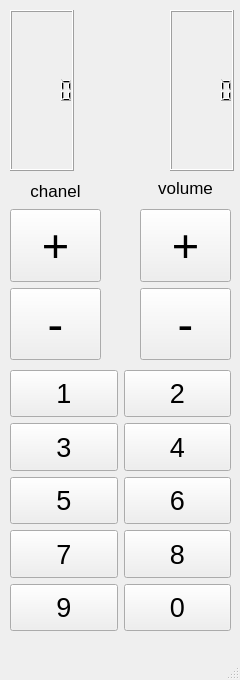
<?xml version="1.0" encoding="UTF-8"?>
<ui version="4.0">
 <class>MainWindow</class>
 <widget class="QMainWindow" name="MainWindow">
  <property name="geometry">
   <rect>
    <x>0</x>
    <y>0</y>
    <width>240</width>
    <height>680</height>
   </rect>
  </property>
  <property name="sizePolicy">
   <sizepolicy hsizetype="Fixed" vsizetype="Fixed">
    <horstretch>0</horstretch>
    <verstretch>0</verstretch>
   </sizepolicy>
  </property>
  <property name="minimumSize">
   <size>
    <width>240</width>
    <height>680</height>
   </size>
  </property>
  <property name="maximumSize">
   <size>
    <width>240</width>
    <height>680</height>
   </size>
  </property>
  <property name="windowTitle">
   <string>MainWindow</string>
  </property>
  <widget class="QWidget" name="centralwidget">
   <widget class="QWidget" name="gridLayoutWidget">
    <property name="geometry">
     <rect>
      <x>10</x>
      <y>370</y>
      <width>221</width>
      <height>261</height>
     </rect>
    </property>
    <layout class="QGridLayout" name="gridLayout">
     <item row="3" column="0">
      <widget class="QPushButton" name="pushButton_7">
       <property name="sizePolicy">
        <sizepolicy hsizetype="Minimum" vsizetype="Expanding">
         <horstretch>0</horstretch>
         <verstretch>0</verstretch>
        </sizepolicy>
       </property>
       <property name="font">
        <font>
         <pointsize>20</pointsize>
        </font>
       </property>
       <property name="text">
        <string>7</string>
       </property>
      </widget>
     </item>
     <item row="2" column="1">
      <widget class="QPushButton" name="pushButton_6">
       <property name="sizePolicy">
        <sizepolicy hsizetype="Minimum" vsizetype="Expanding">
         <horstretch>0</horstretch>
         <verstretch>0</verstretch>
        </sizepolicy>
       </property>
       <property name="font">
        <font>
         <pointsize>20</pointsize>
        </font>
       </property>
       <property name="text">
        <string>6</string>
       </property>
      </widget>
     </item>
     <item row="4" column="0">
      <widget class="QPushButton" name="pushButton_9">
       <property name="sizePolicy">
        <sizepolicy hsizetype="Minimum" vsizetype="Expanding">
         <horstretch>0</horstretch>
         <verstretch>0</verstretch>
        </sizepolicy>
       </property>
       <property name="font">
        <font>
         <pointsize>20</pointsize>
        </font>
       </property>
       <property name="text">
        <string>9</string>
       </property>
      </widget>
     </item>
     <item row="0" column="0">
      <widget class="QPushButton" name="pushButton_1">
       <property name="sizePolicy">
        <sizepolicy hsizetype="Minimum" vsizetype="Expanding">
         <horstretch>0</horstretch>
         <verstretch>0</verstretch>
        </sizepolicy>
       </property>
       <property name="font">
        <font>
         <pointsize>20</pointsize>
        </font>
       </property>
       <property name="text">
        <string>1</string>
       </property>
      </widget>
     </item>
     <item row="0" column="1">
      <widget class="QPushButton" name="pushButton_2">
       <property name="sizePolicy">
        <sizepolicy hsizetype="Minimum" vsizetype="Expanding">
         <horstretch>0</horstretch>
         <verstretch>0</verstretch>
        </sizepolicy>
       </property>
       <property name="font">
        <font>
         <pointsize>20</pointsize>
        </font>
       </property>
       <property name="text">
        <string>2</string>
       </property>
      </widget>
     </item>
     <item row="2" column="0">
      <widget class="QPushButton" name="pushButton_5">
       <property name="sizePolicy">
        <sizepolicy hsizetype="Minimum" vsizetype="Expanding">
         <horstretch>0</horstretch>
         <verstretch>0</verstretch>
        </sizepolicy>
       </property>
       <property name="font">
        <font>
         <pointsize>20</pointsize>
        </font>
       </property>
       <property name="text">
        <string>5</string>
       </property>
      </widget>
     </item>
     <item row="1" column="1">
      <widget class="QPushButton" name="pushButton_4">
       <property name="sizePolicy">
        <sizepolicy hsizetype="Minimum" vsizetype="Expanding">
         <horstretch>0</horstretch>
         <verstretch>0</verstretch>
        </sizepolicy>
       </property>
       <property name="font">
        <font>
         <pointsize>20</pointsize>
        </font>
       </property>
       <property name="text">
        <string>4</string>
       </property>
      </widget>
     </item>
     <item row="1" column="0">
      <widget class="QPushButton" name="pushButton_3">
       <property name="sizePolicy">
        <sizepolicy hsizetype="Minimum" vsizetype="Expanding">
         <horstretch>0</horstretch>
         <verstretch>0</verstretch>
        </sizepolicy>
       </property>
       <property name="font">
        <font>
         <pointsize>20</pointsize>
        </font>
       </property>
       <property name="text">
        <string>3</string>
       </property>
      </widget>
     </item>
     <item row="3" column="1">
      <widget class="QPushButton" name="pushButton_8">
       <property name="sizePolicy">
        <sizepolicy hsizetype="Minimum" vsizetype="Expanding">
         <horstretch>0</horstretch>
         <verstretch>0</verstretch>
        </sizepolicy>
       </property>
       <property name="font">
        <font>
         <pointsize>20</pointsize>
        </font>
       </property>
       <property name="text">
        <string>8</string>
       </property>
      </widget>
     </item>
     <item row="4" column="1">
      <widget class="QPushButton" name="pushButton_0">
       <property name="sizePolicy">
        <sizepolicy hsizetype="Minimum" vsizetype="Expanding">
         <horstretch>0</horstretch>
         <verstretch>0</verstretch>
        </sizepolicy>
       </property>
       <property name="font">
        <font>
         <pointsize>20</pointsize>
        </font>
       </property>
       <property name="text">
        <string>0</string>
       </property>
      </widget>
     </item>
    </layout>
   </widget>
   <widget class="QWidget" name="verticalLayoutWidget">
    <property name="geometry">
     <rect>
      <x>10</x>
      <y>209</y>
      <width>91</width>
      <height>151</height>
     </rect>
    </property>
    <layout class="QVBoxLayout" name="verticalLayout">
     <item>
      <widget class="QPushButton" name="pushButton_chanelUp">
       <property name="sizePolicy">
        <sizepolicy hsizetype="Minimum" vsizetype="Expanding">
         <horstretch>0</horstretch>
         <verstretch>0</verstretch>
        </sizepolicy>
       </property>
       <property name="font">
        <font>
         <pointsize>35</pointsize>
        </font>
       </property>
       <property name="text">
        <string>+</string>
       </property>
      </widget>
     </item>
     <item>
      <widget class="QPushButton" name="pushButton_chanelDown">
       <property name="sizePolicy">
        <sizepolicy hsizetype="Minimum" vsizetype="Expanding">
         <horstretch>0</horstretch>
         <verstretch>0</verstretch>
        </sizepolicy>
       </property>
       <property name="font">
        <font>
         <pointsize>35</pointsize>
        </font>
       </property>
       <property name="text">
        <string>-</string>
       </property>
      </widget>
     </item>
    </layout>
   </widget>
   <widget class="QWidget" name="verticalLayoutWidget_2">
    <property name="geometry">
     <rect>
      <x>140</x>
      <y>209</y>
      <width>91</width>
      <height>151</height>
     </rect>
    </property>
    <layout class="QVBoxLayout" name="verticalLayout_2">
     <item>
      <widget class="QPushButton" name="pushButton_volumeUp">
       <property name="sizePolicy">
        <sizepolicy hsizetype="Minimum" vsizetype="Expanding">
         <horstretch>0</horstretch>
         <verstretch>0</verstretch>
        </sizepolicy>
       </property>
       <property name="font">
        <font>
         <pointsize>35</pointsize>
        </font>
       </property>
       <property name="text">
        <string>+</string>
       </property>
      </widget>
     </item>
     <item>
      <widget class="QPushButton" name="pushButton_volumeDown">
       <property name="sizePolicy">
        <sizepolicy hsizetype="Minimum" vsizetype="Expanding">
         <horstretch>0</horstretch>
         <verstretch>0</verstretch>
        </sizepolicy>
       </property>
       <property name="font">
        <font>
         <pointsize>35</pointsize>
        </font>
       </property>
       <property name="text">
        <string>-</string>
       </property>
      </widget>
     </item>
    </layout>
   </widget>
   <widget class="QLabel" name="label">
    <property name="geometry">
     <rect>
      <x>10</x>
      <y>180</y>
      <width>91</width>
      <height>21</height>
     </rect>
    </property>
    <property name="font">
     <font>
      <pointsize>13</pointsize>
     </font>
    </property>
    <property name="text">
     <string>chanel</string>
    </property>
    <property name="alignment">
     <set>Qt::AlignCenter</set>
    </property>
   </widget>
   <widget class="QLabel" name="label_2">
    <property name="geometry">
     <rect>
      <x>140</x>
      <y>180</y>
      <width>91</width>
      <height>16</height>
     </rect>
    </property>
    <property name="sizePolicy">
     <sizepolicy hsizetype="Expanding" vsizetype="Expanding">
      <horstretch>0</horstretch>
      <verstretch>0</verstretch>
     </sizepolicy>
    </property>
    <property name="font">
     <font>
      <pointsize>13</pointsize>
     </font>
    </property>
    <property name="text">
     <string>volume</string>
    </property>
    <property name="alignment">
     <set>Qt::AlignCenter</set>
    </property>
   </widget>
   <widget class="QLCDNumber" name="lcdNumber">
    <property name="geometry">
     <rect>
      <x>10</x>
      <y>10</y>
      <width>64</width>
      <height>161</height>
     </rect>
    </property>
    <property name="font">
     <font>
      <pointsize>15</pointsize>
      <bold>true</bold>
     </font>
    </property>
   </widget>
   <widget class="QLCDNumber" name="lcdNumber_2">
    <property name="geometry">
     <rect>
      <x>170</x>
      <y>10</y>
      <width>64</width>
      <height>161</height>
     </rect>
    </property>
   </widget>
  </widget>
  <widget class="QMenuBar" name="menubar">
   <property name="geometry">
    <rect>
     <x>0</x>
     <y>0</y>
     <width>240</width>
     <height>22</height>
    </rect>
   </property>
  </widget>
  <widget class="QStatusBar" name="statusbar"/>
 </widget>
 <resources/>
 <connections>
  <connection>
   <sender>pushButton_chanelUp</sender>
   <signal>clicked()</signal>
   <receiver>MainWindow</receiver>
   <slot>ButtonCahnelPlus()</slot>
   <hints>
    <hint type="sourcelabel">
     <x>85</x>
     <y>247</y>
    </hint>
    <hint type="destinationlabel">
     <x>112</x>
     <y>248</y>
    </hint>
   </hints>
  </connection>
  <connection>
   <sender>pushButton_chanelDown</sender>
   <signal>clicked()</signal>
   <receiver>MainWindow</receiver>
   <slot>ButtonChanelMinus()</slot>
   <hints>
    <hint type="sourcelabel">
     <x>68</x>
     <y>332</y>
    </hint>
    <hint type="destinationlabel">
     <x>112</x>
     <y>331</y>
    </hint>
   </hints>
  </connection>
  <connection>
   <sender>pushButton_volumeUp</sender>
   <signal>clicked()</signal>
   <receiver>MainWindow</receiver>
   <slot>ButtonVolumePlus()</slot>
   <hints>
    <hint type="sourcelabel">
     <x>155</x>
     <y>275</y>
    </hint>
    <hint type="destinationlabel">
     <x>123</x>
     <y>278</y>
    </hint>
   </hints>
  </connection>
  <connection>
   <sender>pushButton_volumeDown</sender>
   <signal>clicked()</signal>
   <receiver>MainWindow</receiver>
   <slot>ButtonVolumeMinus()</slot>
   <hints>
    <hint type="sourcelabel">
     <x>157</x>
     <y>362</y>
    </hint>
    <hint type="destinationlabel">
     <x>123</x>
     <y>357</y>
    </hint>
   </hints>
  </connection>
  <connection>
   <sender>pushButton_1</sender>
   <signal>clicked()</signal>
   <receiver>MainWindow</receiver>
   <slot>ButtonOne()</slot>
   <hints>
    <hint type="sourcelabel">
     <x>98</x>
     <y>413</y>
    </hint>
    <hint type="destinationlabel">
     <x>121</x>
     <y>411</y>
    </hint>
   </hints>
  </connection>
  <connection>
   <sender>pushButton_2</sender>
   <signal>clicked()</signal>
   <receiver>MainWindow</receiver>
   <slot>ButtonTwo()</slot>
   <hints>
    <hint type="sourcelabel">
     <x>209</x>
     <y>417</y>
    </hint>
    <hint type="destinationlabel">
     <x>236</x>
     <y>414</y>
    </hint>
   </hints>
  </connection>
  <connection>
   <sender>pushButton_3</sender>
   <signal>clicked()</signal>
   <receiver>MainWindow</receiver>
   <slot>ButtonThree()</slot>
   <hints>
    <hint type="sourcelabel">
     <x>100</x>
     <y>463</y>
    </hint>
    <hint type="destinationlabel">
     <x>123</x>
     <y>462</y>
    </hint>
   </hints>
  </connection>
  <connection>
   <sender>pushButton_4</sender>
   <signal>clicked()</signal>
   <receiver>MainWindow</receiver>
   <slot>ButtonFour()</slot>
   <hints>
    <hint type="sourcelabel">
     <x>210</x>
     <y>470</y>
    </hint>
    <hint type="destinationlabel">
     <x>233</x>
     <y>466</y>
    </hint>
   </hints>
  </connection>
  <connection>
   <sender>pushButton_5</sender>
   <signal>clicked()</signal>
   <receiver>MainWindow</receiver>
   <slot>ButtonFive()</slot>
   <hints>
    <hint type="sourcelabel">
     <x>107</x>
     <y>519</y>
    </hint>
    <hint type="destinationlabel">
     <x>122</x>
     <y>517</y>
    </hint>
   </hints>
  </connection>
  <connection>
   <sender>pushButton_6</sender>
   <signal>clicked()</signal>
   <receiver>MainWindow</receiver>
   <slot>ButtonSix()</slot>
   <hints>
    <hint type="sourcelabel">
     <x>216</x>
     <y>522</y>
    </hint>
    <hint type="destinationlabel">
     <x>236</x>
     <y>517</y>
    </hint>
   </hints>
  </connection>
  <connection>
   <sender>pushButton_7</sender>
   <signal>clicked()</signal>
   <receiver>MainWindow</receiver>
   <slot>ButtonSeven()</slot>
   <hints>
    <hint type="sourcelabel">
     <x>96</x>
     <y>571</y>
    </hint>
    <hint type="destinationlabel">
     <x>119</x>
     <y>573</y>
    </hint>
   </hints>
  </connection>
  <connection>
   <sender>pushButton_8</sender>
   <signal>clicked()</signal>
   <receiver>MainWindow</receiver>
   <slot>ButtonEight()</slot>
   <hints>
    <hint type="sourcelabel">
     <x>213</x>
     <y>574</y>
    </hint>
    <hint type="destinationlabel">
     <x>235</x>
     <y>572</y>
    </hint>
   </hints>
  </connection>
  <connection>
   <sender>pushButton_9</sender>
   <signal>clicked()</signal>
   <receiver>MainWindow</receiver>
   <slot>ButtonNine()</slot>
   <hints>
    <hint type="sourcelabel">
     <x>101</x>
     <y>630</y>
    </hint>
    <hint type="destinationlabel">
     <x>122</x>
     <y>629</y>
    </hint>
   </hints>
  </connection>
  <connection>
   <sender>pushButton_0</sender>
   <signal>clicked()</signal>
   <receiver>MainWindow</receiver>
   <slot>ButtonZero()</slot>
   <hints>
    <hint type="sourcelabel">
     <x>211</x>
     <y>625</y>
    </hint>
    <hint type="destinationlabel">
     <x>235</x>
     <y>623</y>
    </hint>
   </hints>
  </connection>
  <connection>
   <sender>pushButton_1</sender>
   <signal>clicked()</signal>
   <receiver>MainWindow</receiver>
   <slot>timer()</slot>
   <hints>
    <hint type="sourcelabel">
     <x>42</x>
     <y>418</y>
    </hint>
    <hint type="destinationlabel">
     <x>107</x>
     <y>382</y>
    </hint>
   </hints>
  </connection>
  <connection>
   <sender>pushButton_2</sender>
   <signal>clicked()</signal>
   <receiver>MainWindow</receiver>
   <slot>timer()</slot>
   <hints>
    <hint type="sourcelabel">
     <x>207</x>
     <y>398</y>
    </hint>
    <hint type="destinationlabel">
     <x>235</x>
     <y>381</y>
    </hint>
   </hints>
  </connection>
  <connection>
   <sender>pushButton_3</sender>
   <signal>clicked()</signal>
   <receiver>MainWindow</receiver>
   <slot>timer()</slot>
   <hints>
    <hint type="sourcelabel">
     <x>44</x>
     <y>463</y>
    </hint>
    <hint type="destinationlabel">
     <x>6</x>
     <y>440</y>
    </hint>
   </hints>
  </connection>
  <connection>
   <sender>pushButton_4</sender>
   <signal>clicked()</signal>
   <receiver>MainWindow</receiver>
   <slot>timer()</slot>
   <hints>
    <hint type="sourcelabel">
     <x>214</x>
     <y>452</y>
    </hint>
    <hint type="destinationlabel">
     <x>238</x>
     <y>442</y>
    </hint>
   </hints>
  </connection>
  <connection>
   <sender>pushButton_5</sender>
   <signal>clicked()</signal>
   <receiver>MainWindow</receiver>
   <slot>timer()</slot>
   <hints>
    <hint type="sourcelabel">
     <x>29</x>
     <y>509</y>
    </hint>
    <hint type="destinationlabel">
     <x>7</x>
     <y>504</y>
    </hint>
   </hints>
  </connection>
  <connection>
   <sender>pushButton_6</sender>
   <signal>clicked()</signal>
   <receiver>MainWindow</receiver>
   <slot>timer()</slot>
   <hints>
    <hint type="sourcelabel">
     <x>206</x>
     <y>503</y>
    </hint>
    <hint type="destinationlabel">
     <x>234</x>
     <y>494</y>
    </hint>
   </hints>
  </connection>
  <connection>
   <sender>pushButton_7</sender>
   <signal>clicked()</signal>
   <receiver>MainWindow</receiver>
   <slot>timer()</slot>
   <hints>
    <hint type="sourcelabel">
     <x>38</x>
     <y>569</y>
    </hint>
    <hint type="destinationlabel">
     <x>4</x>
     <y>559</y>
    </hint>
   </hints>
  </connection>
  <connection>
   <sender>pushButton_8</sender>
   <signal>clicked()</signal>
   <receiver>MainWindow</receiver>
   <slot>timer()</slot>
   <hints>
    <hint type="sourcelabel">
     <x>213</x>
     <y>560</y>
    </hint>
    <hint type="destinationlabel">
     <x>237</x>
     <y>546</y>
    </hint>
   </hints>
  </connection>
  <connection>
   <sender>pushButton_9</sender>
   <signal>clicked()</signal>
   <receiver>MainWindow</receiver>
   <slot>timer()</slot>
   <hints>
    <hint type="sourcelabel">
     <x>41</x>
     <y>618</y>
    </hint>
    <hint type="destinationlabel">
     <x>4</x>
     <y>614</y>
    </hint>
   </hints>
  </connection>
  <connection>
   <sender>pushButton_0</sender>
   <signal>clicked()</signal>
   <receiver>MainWindow</receiver>
   <slot>timer()</slot>
   <hints>
    <hint type="sourcelabel">
     <x>181</x>
     <y>612</y>
    </hint>
    <hint type="destinationlabel">
     <x>236</x>
     <y>601</y>
    </hint>
   </hints>
  </connection>
 </connections>
 <slots>
  <slot>ButtonCahnelPlus()</slot>
  <slot>ButtonChanelMinus()</slot>
  <slot>ButtonVolumePlus()</slot>
  <slot>ButtonVolumeMinus()</slot>
  <slot>ButtonOne()</slot>
  <slot>ButtonTwo()</slot>
  <slot>ButtonThree()</slot>
  <slot>ButtonFour()</slot>
  <slot>ButtonFive()</slot>
  <slot>ButtonSix()</slot>
  <slot>ButtonSeven()</slot>
  <slot>ButtonEight()</slot>
  <slot>ButtonNine()</slot>
  <slot>ButtonZero()</slot>
  <slot>timer()</slot>
 </slots>
</ui>
